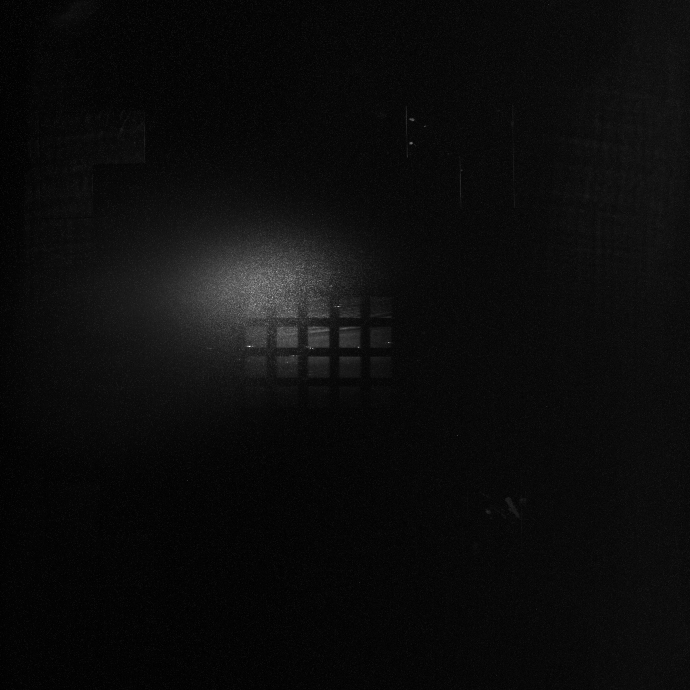
#> input picture otherScripts/820.0p5e-06.tiff, 690 x 690 px
$ python shapeDetectorCV2.py
#> lines starting #> are read from the running program, lines starting #| are printed output that depends on the picture
### otherScripts/utils.py
import sys, os, ctypes
import numpy as np
import matplotlib
import matplotlib as mpl
import matplotlib.pyplot as plt

# [165 lines left out: functions heatmap, annotate_heatmap, buffer2dataTXT, lineEditReader, not called in this run]


def callObject(idobj):
    callObj = ctypes.cast(idobj, ctypes.py_object).value
    return callObj

# [10 lines left out: functions dirpath, interval, not called in this run]

def temps(tstart: float = 0,tstop: float = 10,tsampling: float = 1) -> np.ndarray:
    return interval(tstart,tstop,tsampling)


def dictPrinter(param: dict = {}) -> None:
    [print(f"\n{key} \n\t {param[key]}") for key in list(param.keys())]

def dictReader(param: dict = {}) -> None:
    dictPrinter(param)


def filepath(filename: str = "") -> str:
    return os.path.join(os.path.dirname(os.path.realpath(__file__)),filename)

# [31 lines left out: functions locateUi, makeFileExt, readFileExt, not called in this run]

def locateFileExt(path: str = os.path.dirname(os.path.realpath(__file__)), ext: str = "") -> list:
    """
    Find file.ext in path
    by default path is the file directory
    """
#> called with path = 'otherScripts', ext = '.tiff'
    paths, filename = [], []
    for root, dirs, files in os.walk(path):
        for file in files:
            if file.endswith(ext):
                paths.append(os.path.join(root,file))
                filename.append(file)
    return paths

# [13 lines left out: function locateFileNameExt, not called in this run]

def dirpath():
    """
    C:\\Users\\nicol\\Documents\\Python\\pyCobiss -> path before the folder containing the application
    """
    return os.path.dirname(os.path.realpath(__file__))

#------------------------------------------------------------------------------------------------------------------------#
# -*- coding: utf-8 -*-
"""
Created on Wed Jun 30 16:09:31 2021

@author: nicol
"""
import cv2
import numpy as np
#%%
# https://docs.python.org/3/reference/datamodel.html
# findColorBIS.__name__
# findColorBIS.__doc__
#%%
# [187 lines left out: functions stackImages, getContours, stackImages_SRC, getContours_SRC, findColorBIS, findColor and 1 more, not called in this run]

### otherScripts/visualisation.py
#%%
from utils import (
                    dirpath,locateFileExt,
                    # heatmap,annotate_heatmap,
                    masking)
import os , sys, time, PIL
import pandas as pd
# import seaborn as sns
import numpy as np
from PIL import Image, ImageDraw, ImageFilter
import matplotlib.pyplot as plt
size = 3
Filters = [
            ImageFilter.BLUR,
            ImageFilter.CONTOUR,
            ImageFilter.DETAIL,
            ImageFilter.EDGE_ENHANCE,
            ImageFilter.EDGE_ENHANCE_MORE,
            ImageFilter.EMBOSS,
            ImageFilter.FIND_EDGES,
            ImageFilter.SHARPEN,
            ImageFilter.SMOOTH,
            ImageFilter.SMOOTH_MORE,
            ImageFilter.GaussianBlur,
            ImageFilter.MedianFilter,
            ImageFilter.MaxFilter,
            ImageFilter.MinFilter,
            ImageFilter.Kernel(
                                (3, 3),
                                (
                                    -1, -1, -1,
                                    -1,  8, -1,
                                    -1, -1, -1
                                ),
                                1,
                                0
                            ),
            ImageFilter.BoxBlur(radius = 3),
            ImageFilter.UnsharpMask(radius=3, percent=150, threshold=3),
            ImageFilter.ModeFilter(size=3),
            # ImageFilter.Kernel(
            #                     (3, 3),
            #                     (
            #                         -0, -1, -0,
            #                         -1,  4, -1,
            #                         -0, -1, -0,
            #                     ),
            #                     1,
            #                     0
            #                 ),
            ImageFilter.RankFilter(size = size, rank = int(size**3 / (3*2))),
            ImageFilter.BoxBlur(radius = 0),
            # size – The kernel size, in pixels.
            # rank – What pixel value to pick.
            # Use 0 for a min filter,
            # size * size / 2 for a median filter,
            # size * size - 1 for a max filter, etc.
            # ImageFilter.Color3DLUT,
        ]
basepath = r'Z:\SPARC\09_Measures\081722_P1C2\power5.0umP1C2_0.1'
basepath =  dirpath()
basepaths = locateFileExt(path = basepath, ext='.tiff')

basepath = basepaths[-1]
im = Image.open(basepath) ; width, height = im.size
#> further down, im is the input picture: PIL image 690x690 I;16; min 800, max 19764, mean 1721.3
#> after `width, height = im.size`: width = 690; height = 690
im_array = np.array(im)
#%%
# Custom_Filter

scharr = np.array([
                    [ -3-3j, 0-10j,  +3 -3j],
                    [-10+0j, 0+ 0j, +10 +0j],
                    [ -3+3j, 0+10j,  +3 +3j]
                ]) # Gx + j*Gy

sobel_y = np.array([
                    [ -1, -2, -1],
                    [  0,  0,  0],
                    [  1,  2,  1],
                ])

prewitt_x = np.array([
                    [ 1, 0, -1],
                    [ 1, 0, -1],
                    [ 1, 0, -1],
                ])
prewitt_y = prewitt_x.T
## TODO: Create and apply a Sobel x operator
sobel_x = sobel_y.T

# scharr sobel filter
scharr_sobel = sobel_x+sobel_y*1j

# sobel filter X-axis
sobel = sobel_x * -1/8

# prewitt filter X-axis
prewitt = np.array([
                    [ 1, 0, -1],
                    [ 1, 0, -1],
                    [ 1, 0, -1]
                ]) * 1/6

# Marr-Hildreth filter X-axis
marr_hildreth = np.array([
                    [ 0, 1, 0],
                    [ 1, 4, 1],
                    [ 0, 1, 0]
                ])

edge_detection = np.array([
                    [   0, -1,  0],
                    [  -1,  4, -1],
                    [   0, -1,  0],
                ])

blur_filter1= np.array([
                        [ 0.05, 0.2, 0.05],
                        [  0.2, 0.2,  0.2],
                        [ 0.05, 0.2, 0.05]
                    ])
blur_filter2 = blur_filter1*0.1

L = np.array([
    [  0,  0, -1,  0,  0],
    [  0, -1, -2, -1,  0],
    [ -1, -2,-16, -2, -1],
    [  0, -1, -2, -1,  0],
    [  0,  0, -1,  0,  0]
]) #best

edge_f = np.array([
                [-1,-1,-1],
                [-1,-8,-1],
                [-1,-1,-1]
            ])
#%% https://neptune.ai/blog/image-processing-python-libraries-for-machine-learning
#size of a nanostructered area in pixel number
Zsize, ZsizeL=(21,21), (27,27)

#space dimension between zones
shift = (29,31)

#
# For cropped image
A = {
        '01': (242, 233), '02': (274, 233), '03': (305, 233), '04': (336, 233), '05': (367, 233),
        '11': (242, 262), '12': (274, 262), '13': (305, 262), '14': (336, 262), '15': (367, 262),
        '21': (242, 294), '22': (274, 294), '23': (305, 294), '24': (336, 294), '25': (367, 294),
        '31': (242, 324), '32': (274, 324), '33': (305, 324), '34': (336, 324), '35': (367, 324),
        '41': (242, 354), '42': (274, 354), '43': (305, 354), '44': (336, 354), '45': (367, 354),
        '51': (242, 383), '52': (274, 383), '53': (305, 383), '54': (336, 383), '55': (367, 383),
        '61': (242, 412), '62': (274, 412), '63': (305, 412), '64': (336, 412), '65': (367, 412),
    }
Z = {
        '_01': (242, 233), '_02': (274, 233), '_03': (305, 233), '_04': (336, 233), '_05': (367, 233),
        '_11': (242, 262), '_12': (274, 262), '_13': (305, 262), '_14': (336, 262), '_15': (367, 262),
        '_21': (242, 294), '_22': (274, 294),  '1': (305, 294),  '2': (336, 294),  '3': (367, 294),
        '13': (242, 324), '11': (274, 324),  '4': (305, 324),  '7': (336, 324),  '9': (367, 324),
        '14': (242, 354), '12': (274, 354),  '5': (305, 354),  '8': (336, 354), '10': (367, 354),
        '15': (242, 383), '16': (274, 383),  '6': (305, 383), '17': (336, 383), '18': (367, 383),
        '_61': (242, 412), '_62': (274, 412), '_63': (305, 412), '_64': (336, 412), '_65': (367, 412),
    }

#Totalité de la structures
nanostructuesArray = 243,242, 180,152

# ax_crop
areaLabel = '23'
areaLabel = '13'
areaLabel = '33'
areaLabel = '43'
# areaLabel = '53'
# areaLabel = '63'
cropCoordinates = A[areaLabel] + ZsizeL
y,x,h,w = cropCoordinates
res_array = im_array[x:int(x+h),y:int(y+w)]
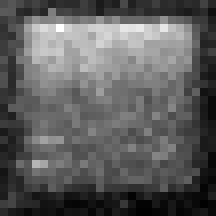
#> res_array: shape (27, 27) uint16 (shown 8 times larger); min 1296, max 5537, mean 2844.8; drawn with min black and max white
imres = Image.fromarray(res_array.astype('uint16'))

# ax_aimedImg
# Definition dune matrice RGB avec pour base l image SPARC
imNew_array=((np.array([im_array.T,im_array.T,im_array.T]).T)*((2**8-1)/(2**16-1))).astype(np.uint8)
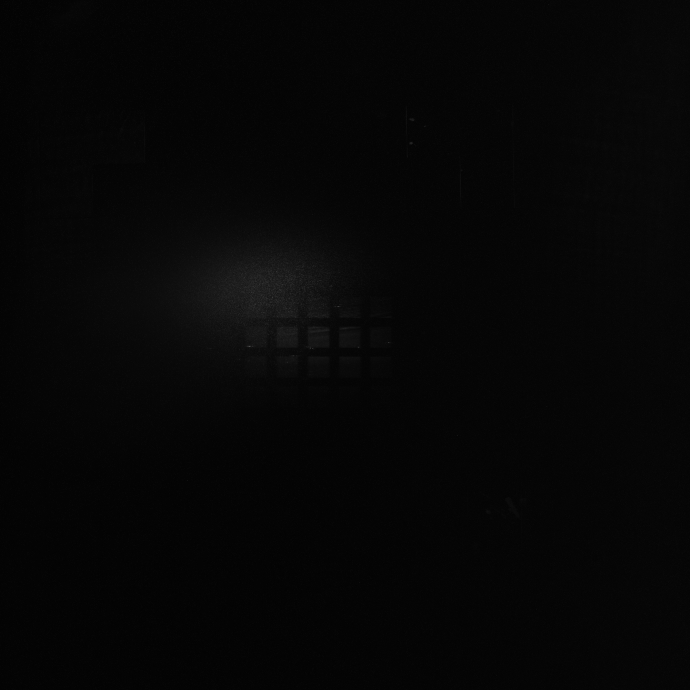
#> imNew_array: shape (690, 690, 3); min 3, max 76, mean 6.2
imNew = Image.fromarray(imNew_array)

# Dessin dun rectangle rouge au coordonnée de la zoe A['']
draw = ImageDraw.Draw(imNew)
shape = [(y, x), (int(y+w),int(x+h))]
draw.rectangle(shape, outline ="red")

# Rognage de l image resultant aux bornes de la zone d interêt
y,x,h,w = nanostructuesArray
imcroped_array = np.array([(np.array(imNew)[x:int(x+h),y:int(y+w),0]).T,(np.array(imNew)[x:int(x+h),y:int(y+w),1]).T,(np.array(imNew)[x:int(x+h),y:int(y+w),2]).T]).T
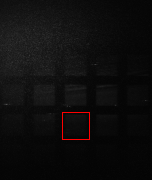
#> imcroped_array: shape (180, 152, 3); mean R, G, B 14.3, 13.3, 13.3
imcroped = Image.fromarray(imcroped_array)

fig, axes = plt.subplots(3, 4, figsize=(15, 15))
ax_aimedImg = axes[0, 0]
ax_crop = axes[0, 1]
ax_mag = axes[0, 2]
ax_ang = axes[0, 3]
ax_sobelMagX = axes[1, 0]
ax_sobelAngX = axes[1, 1]
ax_prewittMagX = axes[1, 2]
ax_prewittAngX = axes[1, 3]
ax_sobelMagY = axes[2, 0]
ax_sobelAngY = axes[2, 1]
ax_prewittMagY = axes[2, 2]
ax_prewittAngY = axes[2, 3]

ax_aimedImg.imshow(imcroped, cmap='gray')
ax_aimedImg.set_title('A{} \n{}'.format(areaLabel,basepath.split('\\')[-1].split('.tiff')[0]))
ax_aimedImg.set_axis_off()

ax_crop.imshow(imres, cmap='gray')
ax_crop.set_title('A{}'.format(areaLabel))
ax_crop.set_axis_off()
#%
# Gradient Magnitude and Gradient Orientation
# src : https://pyimagesearch.com/2021/05/12/image-gradients-with-opencv-sobel-and-scharr/#pyis-cta-modal
from scipy import signal
from scipy import misc

a, b = 3, 10
# a, b = 1, 15
scharr = np.array([
                    [ -a-a*1j, 0-b*1j,  +a-a*1j],
                    [ -b+0*1j, 0+0*1j,  +b+0*1j],
                    [ -a+a*1j, 0+b*1j,  +a+a*1j],
                ]) # Gx + j*Gy

grad = signal.convolve2d(res_array, scharr, boundary='symm', mode='same')
gradSobelX = signal.convolve2d(grad, sobel_x, boundary='symm', mode='same')
gradPrewittX = signal.convolve2d(grad, prewitt_x, boundary='symm', mode='same')
gradSobelY = signal.convolve2d(grad, sobel_y, boundary='symm', mode='same')
# gradPrewittY = signal.convolve2d(grad, prewitt_y, boundary='symm', mode='same')


# gradPrewittY = signal.correlate2d(res_array, res_array[12:15,12:15], boundary='symm', mode='same')

# https://thispointer.com/apply-a-function-to-every-element-in-numpy-array/
def applyToMatrixElement(el,c=0):

    if type(el) == 'int':
        return int(round(el*2**-16))
    if type(el) == 'float':
        return float(round(el*2**-16,c))
    if type(el) == 'complex':
        return complex(round(el.real*2**-16,c),round(el.imag*2**-16,c))

gradPrewittY = signal.correlate2d(res_array, grad, boundary='symm', mode='same')
gradPrewittY = np.array(list(map(applyToMatrixElement, gradPrewittY)))


ax_mag.imshow(np.absolute(grad), cmap='gray')
ax_mag.set_title('Gradient magnitude')
ax_mag.set_axis_off()

ax_ang.imshow(np.angle(grad), cmap='hsv') # hsv is cyclic, like angles
ax_ang.set_title('Gradient orientation')
ax_ang.set_axis_off()

ax_sobelMagX.imshow(np.absolute(gradSobelX), cmap='gray') # hsv is cyclic, like angles
ax_sobelMagX.set_title('Gradient magnitude SobelX')
ax_sobelMagX.set_axis_off()

ax_prewittMagX.imshow(np.absolute(gradPrewittX), cmap='gray') # hsv is cyclic, like angles
ax_prewittMagX.set_title('Gradient magnitude PrewittX)')
ax_prewittMagX.set_axis_off()

ax_sobelAngX.imshow(np.angle(gradSobelX), cmap='hsv') # hsv is cyclic, like angles
ax_sobelAngX.set_title('Gradient orientation SobelX')
ax_sobelAngX.set_axis_off()

ax_prewittAngX.imshow(np.angle(gradPrewittX), cmap='hsv') # hsv is cyclic, like angles
ax_prewittAngX.set_title('Gradient orientation PrewittX')
ax_prewittAngX.set_axis_off()

ax_sobelMagY.imshow(np.absolute(gradSobelY), cmap='gray') # hsv is cyclic, like angles
ax_sobelMagY.set_title('Gradient magnitude SobelY')
ax_sobelMagY.set_axis_off()

#%%
#> (the run stopped early here; a loop or call above may not have finished)

$ run again, with otherScripts/700.0p5e-06.tiff copied over otherScripts/820.0p5e-06.tiff
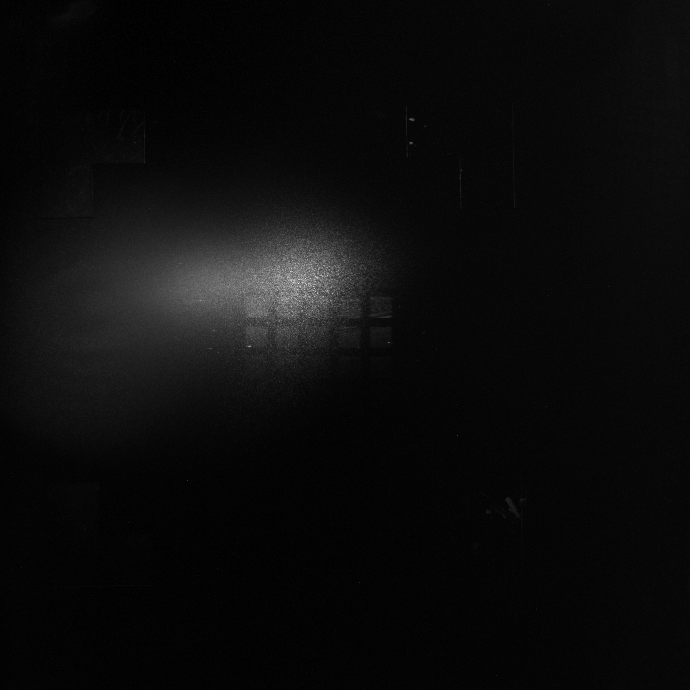
#> input picture otherScripts/700.0p5e-06.tiff, 690 x 690 px
#> im is the input picture: PIL image 690x690 I;16; min 1232, max 39577, mean 3078.3
#> `res_array = im_array[x:int(x+h),y:int(y+w)]`:
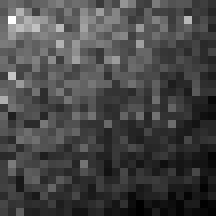
#> res_array: shape (27, 27) uint16 (shown 8 times larger); min 2272, max 8593, mean 4016.5; drawn with min black and max white
#> `imcroped_array = np.array([(np.array(imNew)[x:int(x+h),y:int(y+w),0])...`:
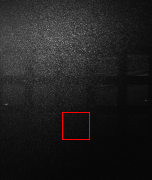
#> imcroped_array: shape (180, 152, 3); mean R, G, B 32.2, 31.2, 31.2

$ run again, with otherScripts/700.2p5e-06.tiff copied over otherScripts/820.0p5e-06.tiff
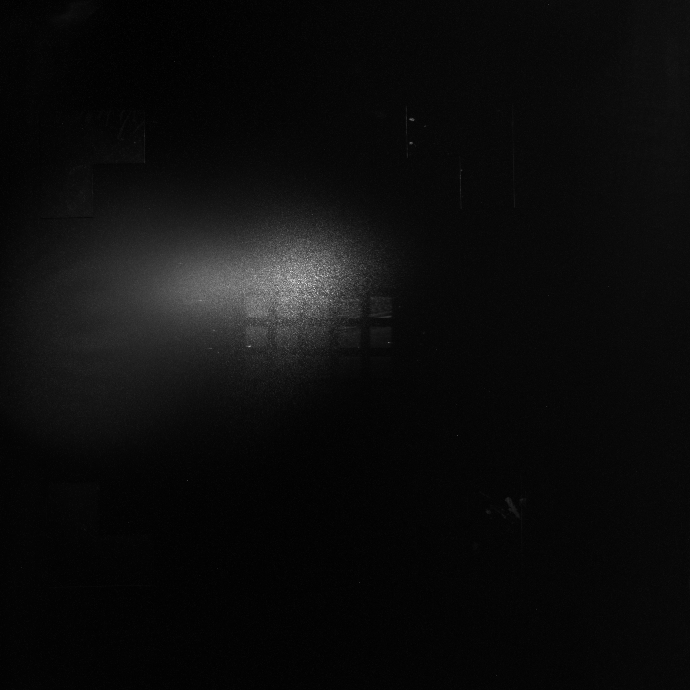
#> input picture otherScripts/700.2p5e-06.tiff, 690 x 690 px
#> im is the input picture: PIL image 690x690 I;16; min 1232, max 37736, mean 3085.6
#> `res_array = im_array[x:int(x+h),y:int(y+w)]`:
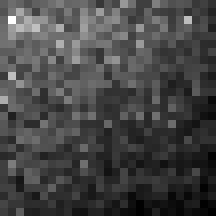
#> res_array: shape (27, 27) uint16 (shown 8 times larger); min 2240, max 8625, mean 3978.9; drawn with min black and max white
#> `imcroped_array = np.array([(np.array(imNew)[x:int(x+h),y:int(y+w),0])...`:
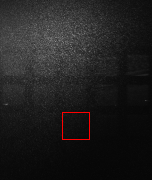
#> imcroped_array: shape (180, 152, 3); mean R, G, B 31.8, 30.8, 30.8
